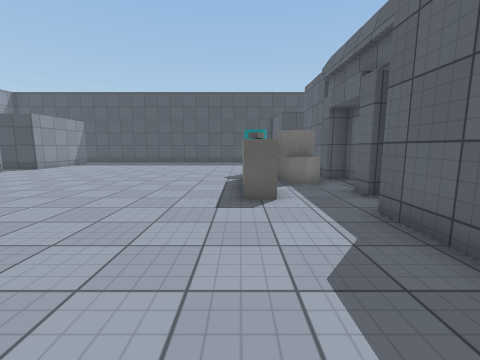
[1] (above)

16 first-person views from a walk through a Unity game level. The camera is 1.3 m above the floor, tilts 8° down and sees 90° across. The floor is counted in squares, 1 m on a side. Each view is taken from the middle of a square. On the plan, view 1 faces up. The plan holds only what a view shows up to about 12 squares ahead; the rest is blank. The place goes on beyond the plan. Surface patterns are stand-ins for the level's own textures.

[2]
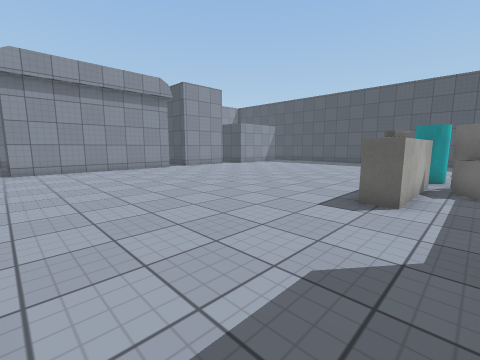

[3]
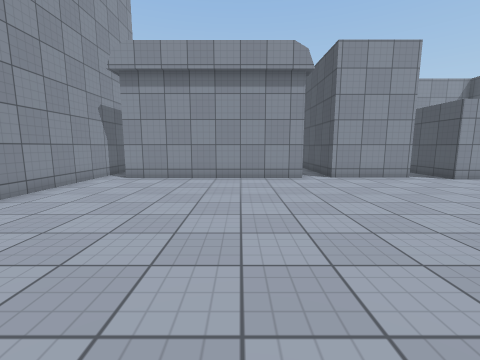

[4]
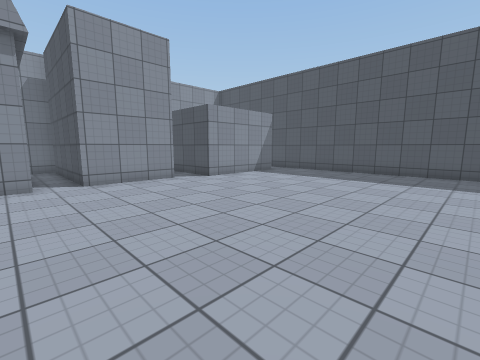

[5]
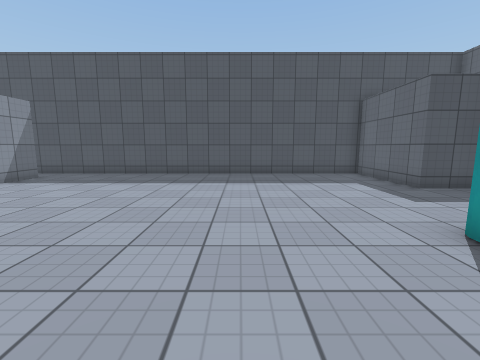

[6]
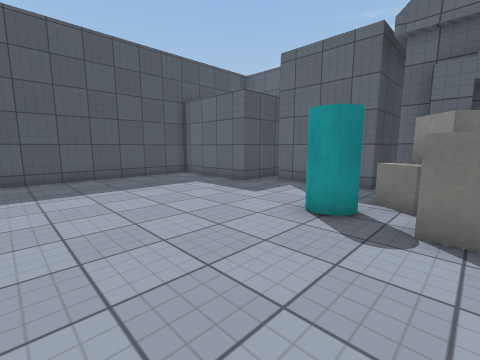

[7]
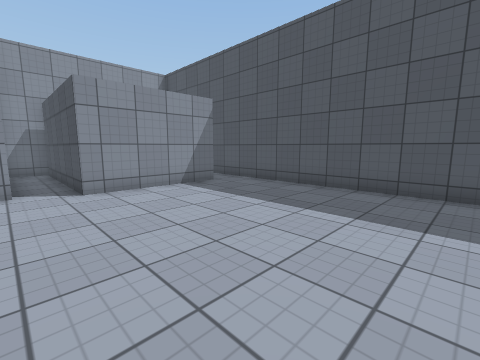

[8]
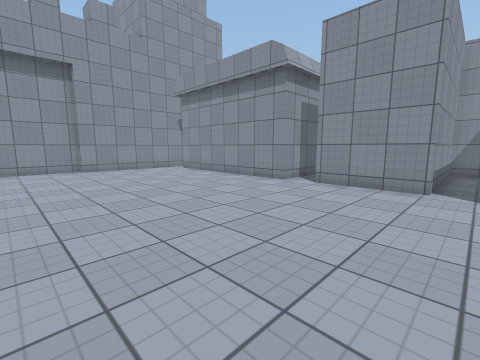

[9]
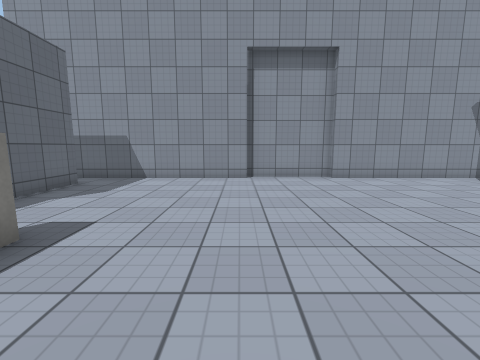

[10]
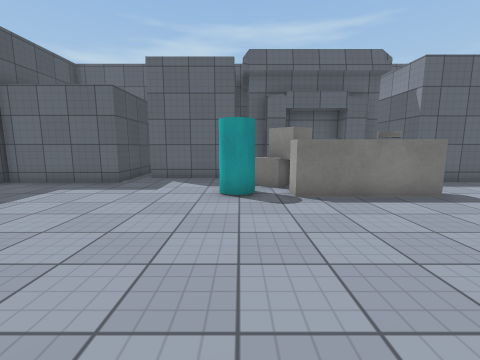

[11]
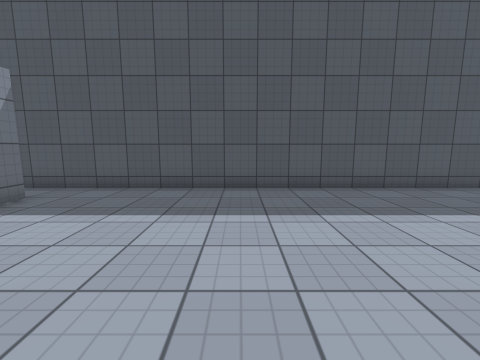

[12]
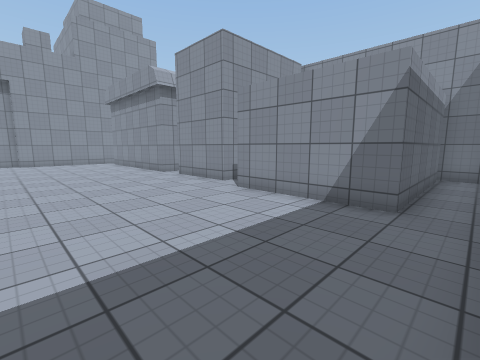

[13]
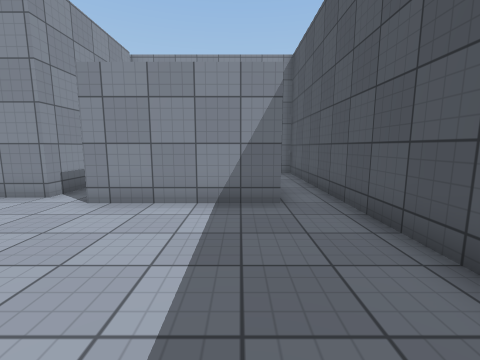

[14]
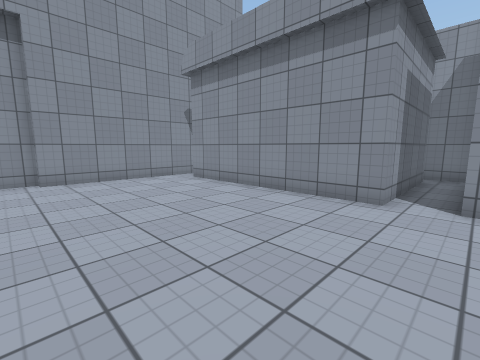

[15]
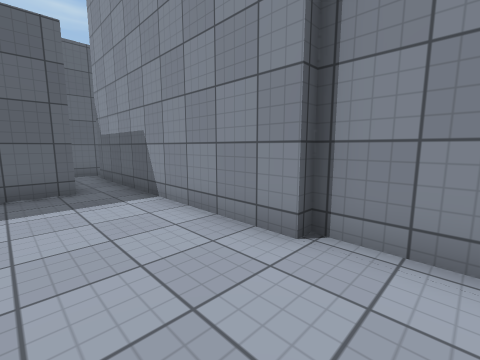

[16]
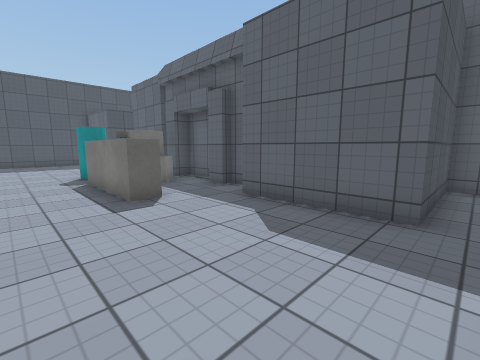

### Floor plan
Points are (right, up) in squares from view 1. A wall is a line through its corners. A room is listed if a view was taken in it or the views show most of it. See-through windows are left out.
Room 1 (views 1, 2, 3, 4, 5, 6, 7, 8, 9, 10, 11, 12, 13, 14, 15, 16)
walls: (0.1, 9.6) (0.9, 9.6) (0.9, 5.8) (0.1, 5.8) (0.1, 9.6); (0.2, 6.8) (0.5, 7.3); (0.7, 7.2) (0.4, 6.6); (3.8, 10) (3.8, 10.8); (3.8, 11.2) (3.8, 14.6); (3.4, 6.2) (3.4, 7); (4.1, 6.9) (4.1, 9.3); (3.8, 5.5) (3.8, 6.2); (-3.3, -0.9) (6, -0.9); (-6.8, -1.2) (-3.3, -1.2); (5, 15.4) (2.7, 15.4) (2.7, 19.4) (-17.7, 19.4) (-17.7, 17.9); (-17, 7.6) (-11.9, 7.6) (-11.9, 0.2); (-17.2, 12.1) (-11.9, 12.1) (-11.9, 8.9) (-17.2, 8.9); (-17.7, 9) (-17.7, 7.4); (-17.7, 13.6) (-17.7, 12); (-14.1, -0.9) (-6.8, -0.9); (-17.4, 17.9) (-11.4, 17.9) (-11.4, 13.5) (-17.4, 13.5); (7, -1.2) (7, 0.6) (2.7, 0.6) (2.7, 4.6) (3.8, 4.6)
objects: other object (1, 11); other object (2, 8) to (3, 9); other object (2, 10) to (3, 10)

Positions as (right, up) in squares from view 1, and headings:
1: (0, 0), facing up
2: (2, 0), facing up-left
3: (-2, 5), facing left
4: (-3, 7), facing up-left
5: (-3, 8), facing up
6: (-4, 9), facing up-right
7: (-4, 12), facing up-left
8: (-4, 13), facing down-left
9: (-3, 9), facing down
10: (-6, 11), facing right
11: (-6, 12), facing up
12: (-6, 19), facing down-left
13: (-6, 17), facing left
14: (-6, 9), facing down-left
15: (-5, 2), facing down-right
16: (-2, 0), facing up-right
